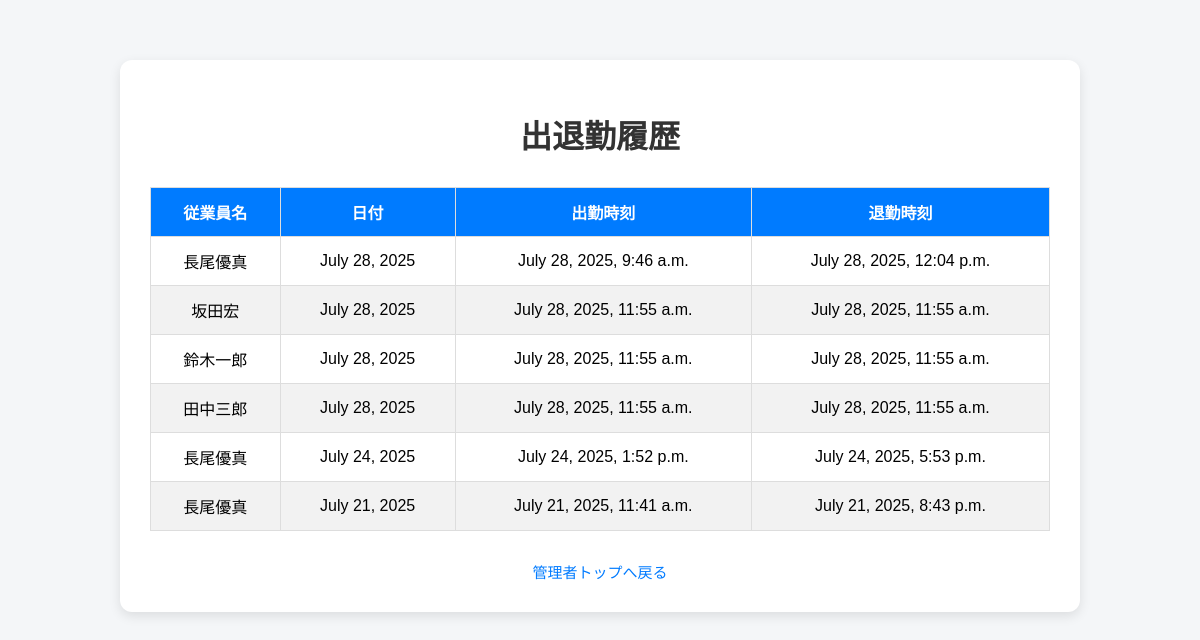
Screenshot of /attendance/attendance_history/ (signed in) with the database file from the repository.
### attendance/models.py (models this page shows, shortened)
class Attendance(models.Model):
    employee = models.ForeignKey(Employee, on_delete=models.CASCADE)
    clock_in = models.DateTimeField(null=True, blank=True)
    clock_out = models.DateTimeField(null=True, blank=True)
    date = models.DateField(auto_now_add=True)

class Employee(models.Model):
    user_id = models.CharField(max_length=100, unique=True)
    name = models.CharField(max_length=100)
    qr_image = models.ImageField(upload_to='qr_codes/', blank=True, null=True)  # ←これだけ残す

### attendance/views.py (the view)
# urls.py: path('attendance_history/', views.attendance_history, name='attendance_history'),
@user_passes_test(is_admin, login_url='admin_login')
def attendance_history(request):
    records = Attendance.objects.select_related('employee').order_by('-date')
    return render(request, 'attendance/attendance_history.html', {'records': records})

### attendance/views.py (called while the page is built)
def is_admin(user):
    return user.is_authenticated and user.is_staff

### attendance/templates/attendance/attendance_history.html (shortened to what this page needs)
<!DOCTYPE html>
<html lang="ja">
<head>
</head>
<body>
    <div class="container">
        <h1>出退勤履歴</h1>
        <table>
            <thead>
                <tr>
                    <th>従業員名</th>
                    <th>日付</th>
                    <th>出勤時刻</th>
                    <th>退勤時刻</th>
                </tr>
            </thead>
            <tbody>
                {% for record in records %}
                <tr>
                    <td>{{ record.employee.name }}</td>
                    <td>{{ record.date }}</td>
                    <td>{{ record.clock_in|default:"-" }}</td>
                    <td>{{ record.clock_out|default:"-" }}</td>
                </tr>
                {% endfor %}
            </tbody>
        </table>
        <div class="link-area">
            <a href="{% url 'admin_home' %}">管理者トップへ戻る</a>
        </div>
    </div>
</body>
</html>

### attendance/templates/attendance/attendance_history.html (style rules this page uses)
body { font-family: 'Arial', sans-serif; background-color: #f4f6f8; margin: 0; padding: 0; }
.container { max-width: 900px; margin: 60px auto; padding: 30px; background-color: #ffffff; border-radius: 12px; box-shadow: 0 4px 12px rgba(0, 0, 0, 0.1); }
h1 { text-align: center; margin-bottom: 30px; color: #333; }
table { width: 100%; border-collapse: collapse; margin-top: 20px; }
th, td { padding: 12px; border: 1px solid #ddd; text-align: center; }
th { background-color: #007bff; color: white; }
tr:nth-child(even) { background-color: #f2f2f2; }
.link-area { text-align: center; margin-top: 30px; }
.link-area a { text-decoration: none; color: #007bff; font-size: 15px; }

### rows the page displays
Attendance: employee.name "長尾優真", date "July 28, 2025", clock_in "July 28, 2025, 9:46 a.m.", clock_out "July 28, 2025, 12:04 p.m."
Attendance: employee.name "坂田宏", date "July 28, 2025", clock_in "July 28, 2025, 11:55 a.m.", clock_out "July 28, 2025, 11:55 a.m."
Attendance: employee.name "鈴木一郎", date "July 28, 2025", clock_in "July 28, 2025, 11:55 a.m.", clock_out "July 28, 2025, 11:55 a.m."
Attendance: employee.name "田中三郎", date "July 28, 2025", clock_in "July 28, 2025, 11:55 a.m.", clock_out "July 28, 2025, 11:55 a.m."
Attendance: employee.name "長尾優真", date "July 24, 2025", clock_in "July 24, 2025, 1:52 p.m.", clock_out "July 24, 2025, 5:53 p.m."
Attendance: employee.name "長尾優真", date "July 21, 2025", clock_in "July 21, 2025, 11:41 a.m.", clock_out "July 21, 2025, 8:43 p.m."
